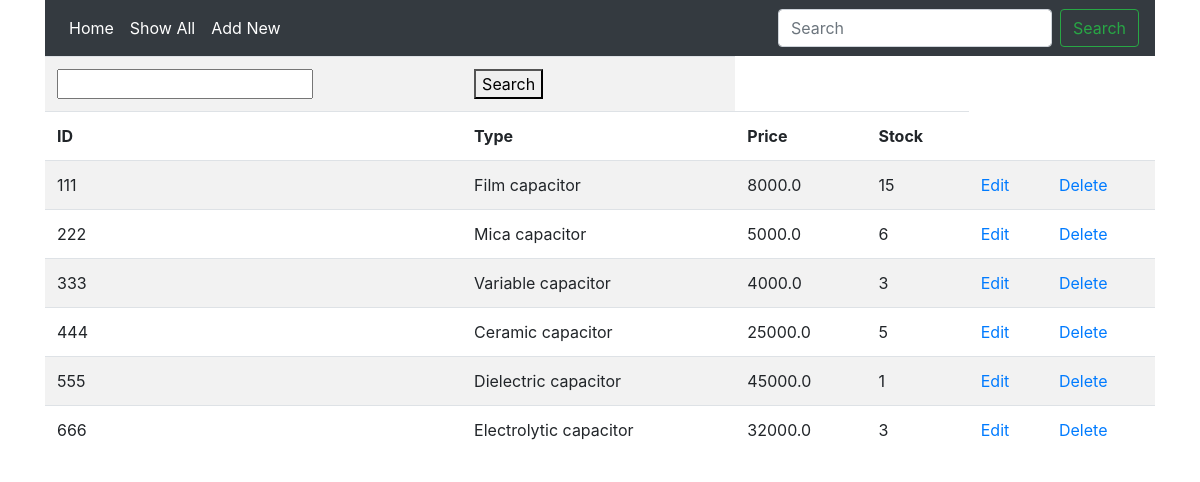
The page /show on the database its author committed.
### myapp/models.py (models this page shows)
class Products(models.Model):
    pid=models.CharField(max_length=10)
    pname=models.CharField(max_length=255)
    price=models.FloatField()
    stock=models.IntegerField()

### myapp/views.py (the view)
# urls.py: path('show',views.show),
def show(request):
    products=Products.objects.all
    return render(request,'show.html',{'products':products})

### myapp/templates/show.html (shortened to what this page needs)
{% extends 'base.html' %}
{% block content %}
<table class="table table-striped">
    <form method="POST" action="/search">
    <tr>
        <td><input name="name"></td>
        <td><button type="submit">Search</button></td>
        </tr>
    </form>
    <tr>
    <th>ID</th>
    <th>Type</th>
    <th>Price</th>
    <th>Stock</th>
    </tr>
    {% for i in products %}
    <tr>
        <td>{{ i.pid }}</td>
        <td>{{ i.pname }}</td>
        <td>{{ i.price }}</td>
        <td>{{ i.stock }}</td>
        <td>
            <a href="edit/{{ i.id }}">Edit</a>
        </td>
          <td>
            <a href="delete/{{ i.id }}">Delete</a>
        </td>
    </tr>
    {% endfor %}
</table>
{%endblock%}

### myapp/templates/base.html (shortened to what this page needs)
<!doctype html>
<html lang="en">
  <head>
    <link rel="stylesheet" href="https://stackpath.bootstrapcdn.com/bootstrap/4.5.2/css/bootstrap.min.css">
  </head>
  <body>
  <div class="container">
      <nav class="navbar navbar-expand-md bg-dark navbar-dark">
  <div class="collapse navbar-collapse" id="collapsibleNavbar">
    <ul class="navbar-nav mr-auto">
      <li class="nav-item active">
        <a class="nav-link" href="/">Home</a>
        </li>
      <li class="nav-item active"><a class="nav-link" href="/show">Show All</a></li>
      <li class="nav-item active"><a class="nav-link" href="/load_form">Add New</a></li>
    </ul>
    <form method="POST" action="search" class="form-inline my-2 my-lg-0">
      <input name="name" class="form-control mr-sm-2" type="search" placeholder="Search" aria-label="Search">
      <button class="btn btn-outline-success my-2 my-sm-0" type="submit">Search</button>
    </form>
  </div>
</nav>
    {% block content %}
    {% endblock %}
    </div>
  </body>
</html>

### rows shown on the page
Products: pid "111", pname "Film capacitor", price "8000.0", stock "15"
Products: pid "222", pname "Mica capacitor", price "5000.0", stock "6"
Products: pid "333", pname "Variable capacitor", price "4000.0", stock "3"
Products: pid "444", pname "Ceramic capacitor", price "25000.0", stock "5"
Products: pid "555", pname "Dielectric capacitor", price "45000.0", stock "1"
Products: pid "666", pname "Electrolytic capacitor", price "32000.0", stock "3"
